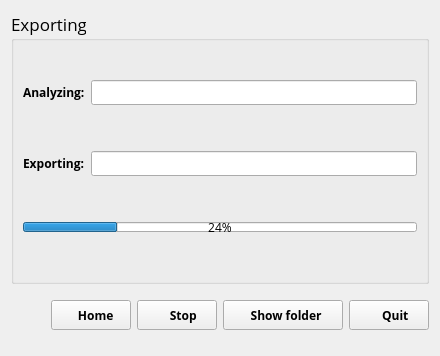
      <widget class="QWidget" name="page_5">
       <layout class="QGridLayout" name="gridLayout_52">
        <item row="0" column="0">
         <widget class="QGroupBox" name="groupBox_export">
          <property name="font">
           <font>
            <family>Open Sans</family>
            <pointsize>13</pointsize>
           </font>
          </property>
          <property name="title">
           <string>Exporting</string>
          </property>
          <layout class="QGridLayout" name="gridLayout_28">
           <item row="1" column="0">
            <layout class="QGridLayout" name="gridLayout_26">
             <item row="0" column="0">
              <widget class="QLabel" name="label_32">
               <property name="font">
                <font>
                 <pointsize>9</pointsize>
                 <weight>75</weight>
                 <bold>true</bold>
                </font>
               </property>
               <property name="text">
                <string>Analyzing:</string>
               </property>
              </widget>
             </item>
             <item row="2" column="0">
              <widget class="QLabel" name="label_33">
               <property name="font">
                <font>
                 <pointsize>9</pointsize>
                 <weight>75</weight>
                 <bold>true</bold>
                </font>
               </property>
               <property name="text">
                <string>Exporting:</string>
               </property>
              </widget>
             </item>
             <item row="4" column="0" colspan="2">
              <widget class="QProgressBar" name="progressBar_export">
               <property name="minimumSize">
                <size>
                 <width>0</width>
                 <height>10</height>
                </size>
               </property>
               <property name="maximumSize">
                <size>
                 <width>16777215</width>
                 <height>10</height>
                </size>
               </property>
               <property name="font">
                <font>
                 <pointsize>9</pointsize>
                </font>
               </property>
               <property name="value">
                <number>24</number>
               </property>
              </widget>
             </item>
             <item row="0" column="1">
              <widget class="QLineEdit" name="line_input_path_export">
               <property name="font">
                <font>
                 <pointsize>9</pointsize>
                </font>
               </property>
              </widget>
             </item>
             <item row="2" column="1">
              <widget class="QLineEdit" name="line_output_path_export">
               <property name="font">
                <font>
                 <pointsize>9</pointsize>
                </font>
               </property>
              </widget>
             </item>
             <item row="3" column="0" colspan="2">
              <spacer name="verticalSpacer_26">
               <property name="orientation">
                <enum>Qt::Vertical</enum>
               </property>
               <property name="sizeType">
                <enum>QSizePolicy::Fixed</enum>
               </property>
               <property name="sizeHint" stdset="0">
                <size>
                 <width>20</width>
                 <height>40</height>
                </size>
               </property>
              </spacer>
             </item>
             <item row="1" column="0" colspan="2">
              <spacer name="verticalSpacer_25">
               <property name="orientation">
                <enum>Qt::Vertical</enum>
               </property>
               <property name="sizeType">
                <enum>QSizePolicy::Fixed</enum>
               </property>
               <property name="sizeHint" stdset="0">
                <size>
                 <width>20</width>
                 <height>40</height>
                </size>
               </property>
              </spacer>
             </item>
            </layout>
           </item>
           <item row="0" column="0">
            <spacer name="verticalSpacer_24">
             <property name="orientation">
              <enum>Qt::Vertical</enum>
             </property>
             <property name="sizeType">
              <enum>QSizePolicy::Fixed</enum>
             </property>
             <property name="sizeHint" stdset="0">
              <size>
               <width>20</width>
               <height>30</height>
              </size>
             </property>
            </spacer>
           </item>
           <item row="2" column="0">
            <spacer name="verticalSpacer_27">
             <property name="orientation">
              <enum>Qt::Vertical</enum>
             </property>
             <property name="sizeHint" stdset="0">
              <size>
               <width>20</width>
               <height>40</height>
              </size>
             </property>
            </spacer>
           </item>
          </layout>
         </widget>
        </item>
        <item row="2" column="0">
         <layout class="QGridLayout" name="gridLayout_51">
          <item row="0" column="0">
           <spacer name="horizontalSpacer_24">
            <property name="orientation">
             <enum>Qt::Horizontal</enum>
            </property>
            <property name="sizeHint" stdset="0">
             <size>
              <width>40</width>
              <height>20</height>
             </size>
            </property>
           </spacer>
          </item>
          <item row="0" column="1">
           <widget class="QPushButton" name="button_home">
            <property name="minimumSize">
             <size>
              <width>80</width>
              <height>30</height>
             </size>
            </property>
            <property name="maximumSize">
             <size>
              <width>80</width>
              <height>30</height>
             </size>
            </property>
            <property name="font">
             <font>
              <family>Open Sans</family>
              <pointsize>9</pointsize>
              <weight>75</weight>
              <bold>true</bold>
             </font>
            </property>
            <property name="layoutDirection">
             <enum>Qt::RightToLeft</enum>
            </property>
            <property name="text">
             <string>   Home</string>
            </property>
            <property name="icon">
             <iconset resource="icons.qrc">
              <normaloff>:/icons/home.png</normaloff>:/icons/home.png</iconset>
            </property>
            <property name="iconSize">
             <size>
              <width>22</width>
              <height>22</height>
             </size>
            </property>
           </widget>
          </item>
          <item row="0" column="3">
           <widget class="QPushButton" name="button_show_folder">
            <property name="minimumSize">
             <size>
              <width>120</width>
              <height>30</height>
             </size>
            </property>
            <property name="maximumSize">
             <size>
              <width>120</width>
              <height>30</height>
             </size>
            </property>
            <property name="font">
             <font>
              <family>Open Sans</family>
              <pointsize>9</pointsize>
              <weight>75</weight>
              <bold>true</bold>
             </font>
            </property>
            <property name="layoutDirection">
             <enum>Qt::RightToLeft</enum>
            </property>
            <property name="text">
             <string>  Show folder</string>
            </property>
            <property name="icon">
             <iconset resource="icons.qrc">
              <normaloff>:/icons/open_folder.png</normaloff>:/icons/open_folder.png</iconset>
            </property>
            <property name="iconSize">
             <size>
              <width>22</width>
              <height>22</height>
             </size>
            </property>
           </widget>
          </item>
          <item row="0" column="5">
           <widget class="QPushButton" name="button_quit_export_screen">
            <property name="sizePolicy">
             <sizepolicy hsizetype="Fixed" vsizetype="Fixed">
              <horstretch>0</horstretch>
              <verstretch>0</verstretch>
             </sizepolicy>
            </property>
            <property name="minimumSize">
             <size>
              <width>80</width>
              <height>30</height>
             </size>
            </property>
            <property name="maximumSize">
             <size>
              <width>80</width>
              <height>30</height>
             </size>
            </property>
            <property name="font">
             <font>
              <family>Open Sans</family>
              <pointsize>9</pointsize>
              <weight>75</weight>
              <bold>true</bold>
             </font>
            </property>
            <property name="layoutDirection">
             <enum>Qt::RightToLeft</enum>
            </property>
            <property name="text">
             <string>    Quit</string>
            </property>
            <property name="icon">
             <iconset resource="icons.qrc">
              <normaloff>:/icons/button_power.png</normaloff>:/icons/button_power.png</iconset>
            </property>
            <property name="iconSize">
             <size>
              <width>22</width>
              <height>22</height>
             </size>
            </property>
           </widget>
          </item>
          <item row="0" column="2">
           <widget class="QPushButton" name="button_stop_export">
            <property name="sizePolicy">
             <sizepolicy hsizetype="Fixed" vsizetype="Fixed">
              <horstretch>0</horstretch>
              <verstretch>0</verstretch>
             </sizepolicy>
            </property>
            <property name="minimumSize">
             <size>
              <width>80</width>
              <height>30</height>
             </size>
            </property>
            <property name="maximumSize">
             <size>
              <width>80</width>
              <height>30</height>
             </size>
            </property>
            <property name="font">
             <font>
              <family>Open Sans</family>
              <pointsize>9</pointsize>
              <weight>75</weight>
              <bold>true</bold>
             </font>
            </property>
            <property name="layoutDirection">
             <enum>Qt::RightToLeft</enum>
            </property>
            <property name="text">
             <string>    Stop</string>
            </property>
            <property name="icon">
             <iconset resource="icons.qrc">
              <normaloff>:/icons/stop.png</normaloff>:/icons/stop.png</iconset>
            </property>
            <property name="iconSize">
             <size>
              <width>24</width>
              <height>24</height>
             </size>
            </property>
           </widget>
          </item>
         </layout>
        </item>
        <item row="3" column="0">
         <spacer name="verticalSpacer_22">
          <property name="orientation">
           <enum>Qt::Vertical</enum>
          </property>
          <property name="sizeType">
           <enum>QSizePolicy::Fixed</enum>
          </property>
          <property name="sizeHint" stdset="0">
           <size>
            <width>20</width>
            <height>15</height>
           </size>
          </property>
         </spacer>
        </item>
        <item row="1" column="0">
         <spacer name="verticalSpacer_23">
          <property name="orientation">
           <enum>Qt::Vertical</enum>
          </property>
          <property name="sizeType">
           <enum>QSizePolicy::Fixed</enum>
          </property>
          <property name="sizeHint" stdset="0">
           <size>
            <width>20</width>
            <height>10</height>
           </size>
          </property>
         </spacer>
        </item>
       </layout>
      </widget>
